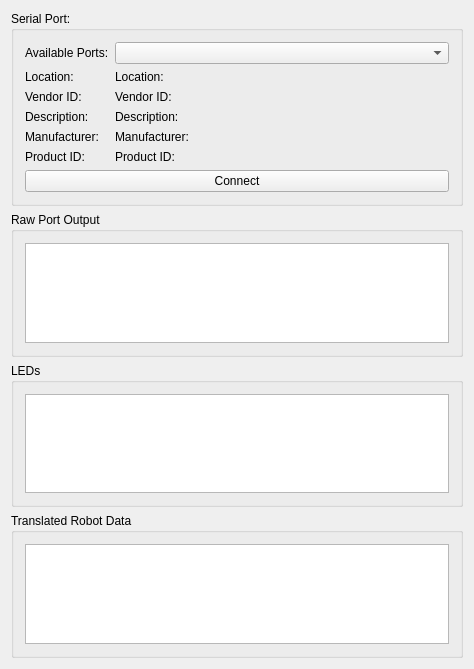
<?xml version="1.0" encoding="UTF-8"?>
<ui version="4.0">
 <class>MainWindow</class>
 <widget class="QMainWindow" name="MainWindow">
  <property name="geometry">
   <rect>
    <x>0</x>
    <y>0</y>
    <width>474</width>
    <height>669</height>
   </rect>
  </property>
  <property name="windowTitle">
   <string>MainWindow</string>
  </property>
  <widget class="QWidget" name="widgetMain">
   <layout class="QVBoxLayout" name="verticalLayout_2">
    <item>
     <widget class="QGroupBox" name="grpbxSerialPorts">
      <property name="title">
       <string>Serial Port:</string>
      </property>
      <layout class="QFormLayout" name="formLayout_2">
       <item row="1" column="0">
        <widget class="QLabel" name="labelLocationTitle">
         <property name="text">
          <string>Location:</string>
         </property>
        </widget>
       </item>
       <item row="1" column="1">
        <widget class="QLabel" name="labelLocation">
         <property name="text">
          <string>Location:</string>
         </property>
        </widget>
       </item>
       <item row="2" column="0">
        <widget class="QLabel" name="labelVendorIDTitle">
         <property name="text">
          <string>Vendor ID:</string>
         </property>
        </widget>
       </item>
       <item row="2" column="1">
        <widget class="QLabel" name="labelVendorID">
         <property name="text">
          <string>Vendor ID:</string>
         </property>
        </widget>
       </item>
       <item row="3" column="0">
        <widget class="QLabel" name="labelDecriptionTitle">
         <property name="text">
          <string>Description:</string>
         </property>
        </widget>
       </item>
       <item row="3" column="1">
        <widget class="QLabel" name="labelDescription">
         <property name="text">
          <string>Description:</string>
         </property>
        </widget>
       </item>
       <item row="4" column="0">
        <widget class="QLabel" name="labelManufacturerTitle">
         <property name="text">
          <string>Manufacturer:</string>
         </property>
        </widget>
       </item>
       <item row="4" column="1">
        <widget class="QLabel" name="labelManufacturer">
         <property name="text">
          <string>Manufacturer:</string>
         </property>
        </widget>
       </item>
       <item row="5" column="0">
        <widget class="QLabel" name="labelProductIDTitle">
         <property name="text">
          <string>Product ID:</string>
         </property>
        </widget>
       </item>
       <item row="5" column="1">
        <widget class="QLabel" name="labelProductID">
         <property name="text">
          <string>Product ID:</string>
         </property>
        </widget>
       </item>
       <item row="6" column="0" colspan="2">
        <widget class="QPushButton" name="btnDetect">
         <property name="text">
          <string>Connect</string>
         </property>
        </widget>
       </item>
       <item row="0" column="1">
        <widget class="QComboBox" name="lstbxPortsAvailable"/>
       </item>
       <item row="0" column="0">
        <widget class="QLabel" name="label">
         <property name="text">
          <string>Available Ports:</string>
         </property>
        </widget>
       </item>
      </layout>
     </widget>
    </item>
    <item>
     <widget class="QGroupBox" name="grpbxRaw">
      <property name="title">
       <string>Raw Port Output</string>
      </property>
      <layout class="QVBoxLayout" name="verticalLayout">
       <item>
        <widget class="QTextBrowser" name="textRaw"/>
       </item>
      </layout>
     </widget>
    </item>
    <item>
     <widget class="QGroupBox" name="grpbxLeds">
      <property name="title">
       <string>LEDs</string>
      </property>
      <layout class="QVBoxLayout" name="verticalLayout_4">
       <item>
        <widget class="QTextBrowser" name="textLeds"/>
       </item>
      </layout>
     </widget>
    </item>
    <item>
     <widget class="QGroupBox" name="grpbxTranslated">
      <property name="title">
       <string>Translated Robot Data</string>
      </property>
      <layout class="QVBoxLayout" name="verticalLayout_3">
       <item>
        <widget class="QTextBrowser" name="textTranslated"/>
       </item>
      </layout>
     </widget>
    </item>
   </layout>
  </widget>
 </widget>
 <layoutdefault spacing="6" margin="11"/>
 <resources/>
 <connections/>
</ui>
